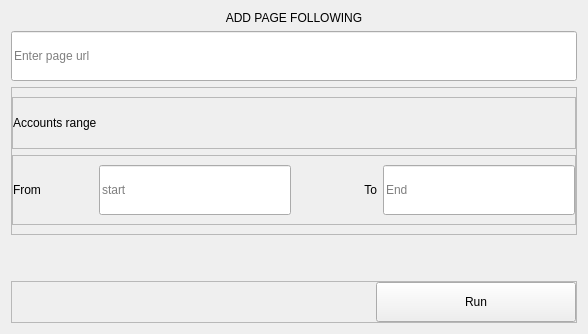
      <widget class="QWidget" name="page_following_frame">
       <layout class="QVBoxLayout" name="verticalLayout_10">
        <item>
         <widget class="QLabel" name="label_18">
          <property name="text">
           <string>ADD PAGE FOLLOWING</string>
          </property>
          <property name="alignment">
           <set>Qt::AlignCenter</set>
          </property>
         </widget>
        </item>
        <item>
         <widget class="QLineEdit" name="page_url_txt">
          <property name="minimumSize">
           <size>
            <width>500</width>
            <height>50</height>
           </size>
          </property>
          <property name="placeholderText">
           <string>Enter page url</string>
          </property>
         </widget>
        </item>
        <item>
         <widget class="QFrame" name="frame_19">
          <property name="frameShape">
           <enum>QFrame::StyledPanel</enum>
          </property>
          <property name="frameShadow">
           <enum>QFrame::Raised</enum>
          </property>
          <layout class="QVBoxLayout" name="verticalLayout_5">
           <property name="leftMargin">
            <number>0</number>
           </property>
           <property name="rightMargin">
            <number>0</number>
           </property>
           <item>
            <widget class="QFrame" name="frame_20">
             <property name="frameShape">
              <enum>QFrame::StyledPanel</enum>
             </property>
             <property name="frameShadow">
              <enum>QFrame::Raised</enum>
             </property>
             <layout class="QHBoxLayout" name="horizontalLayout_15">
              <property name="spacing">
               <number>0</number>
              </property>
              <property name="leftMargin">
               <number>0</number>
              </property>
              <property name="topMargin">
               <number>0</number>
              </property>
              <property name="rightMargin">
               <number>0</number>
              </property>
              <property name="bottomMargin">
               <number>0</number>
              </property>
              <item>
               <widget class="QLabel" name="label_12">
                <property name="minimumSize">
                 <size>
                  <width>200</width>
                  <height>50</height>
                 </size>
                </property>
                <property name="text">
                 <string>Accounts range</string>
                </property>
               </widget>
              </item>
             </layout>
            </widget>
           </item>
           <item>
            <widget class="QFrame" name="frame_21">
             <property name="frameShape">
              <enum>QFrame::StyledPanel</enum>
             </property>
             <property name="frameShadow">
              <enum>QFrame::Raised</enum>
             </property>
             <layout class="QHBoxLayout" name="horizontalLayout_16">
              <property name="leftMargin">
               <number>0</number>
              </property>
              <property name="rightMargin">
               <number>0</number>
              </property>
              <item>
               <widget class="QLabel" name="label_13">
                <property name="minimumSize">
                 <size>
                  <width>80</width>
                  <height>50</height>
                 </size>
                </property>
                <property name="text">
                 <string>From</string>
                </property>
               </widget>
              </item>
              <item>
               <widget class="QLineEdit" name="init_num_of_comments_txt4">
                <property name="minimumSize">
                 <size>
                  <width>100</width>
                  <height>50</height>
                 </size>
                </property>
                <property name="placeholderText">
                 <string>start</string>
                </property>
               </widget>
              </item>
              <item>
               <widget class="QLabel" name="label_14">
                <property name="minimumSize">
                 <size>
                  <width>80</width>
                  <height>50</height>
                 </size>
                </property>
                <property name="layoutDirection">
                 <enum>Qt::LeftToRight</enum>
                </property>
                <property name="text">
                 <string>To</string>
                </property>
                <property name="alignment">
                 <set>Qt::AlignRight|Qt::AlignTrailing|Qt::AlignVCenter</set>
                </property>
               </widget>
              </item>
              <item>
               <widget class="QLineEdit" name="end_num_of_comments_txt4">
                <property name="minimumSize">
                 <size>
                  <width>100</width>
                  <height>50</height>
                 </size>
                </property>
                <property name="placeholderText">
                 <string>End</string>
                </property>
               </widget>
              </item>
             </layout>
            </widget>
           </item>
          </layout>
         </widget>
        </item>
        <item>
         <spacer name="verticalSpacer_3">
          <property name="orientation">
           <enum>Qt::Vertical</enum>
          </property>
          <property name="sizeHint" stdset="0">
           <size>
            <width>20</width>
            <height>40</height>
           </size>
          </property>
         </spacer>
        </item>
        <item>
         <widget class="QFrame" name="frame_3">
          <property name="frameShape">
           <enum>QFrame::StyledPanel</enum>
          </property>
          <property name="frameShadow">
           <enum>QFrame::Raised</enum>
          </property>
          <layout class="QHBoxLayout" name="horizontalLayout_3">
           <property name="spacing">
            <number>0</number>
           </property>
           <property name="leftMargin">
            <number>0</number>
           </property>
           <property name="topMargin">
            <number>0</number>
           </property>
           <property name="rightMargin">
            <number>0</number>
           </property>
           <property name="bottomMargin">
            <number>0</number>
           </property>
           <item>
            <spacer name="horizontalSpacer_2">
             <property name="orientation">
              <enum>Qt::Horizontal</enum>
             </property>
             <property name="sizeHint" stdset="0">
              <size>
               <width>364</width>
               <height>20</height>
              </size>
             </property>
            </spacer>
           </item>
           <item>
            <widget class="QPushButton" name="run_btn1_4">
             <property name="minimumSize">
              <size>
               <width>200</width>
               <height>40</height>
              </size>
             </property>
             <property name="text">
              <string>Run</string>
             </property>
            </widget>
           </item>
          </layout>
         </widget>
        </item>
       </layout>
      </widget>
